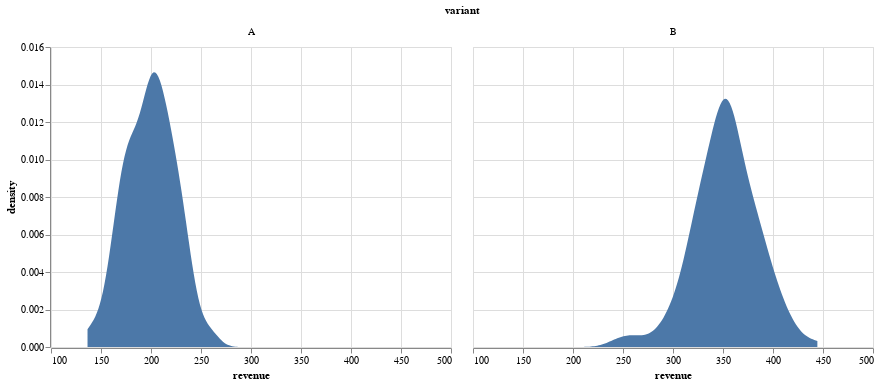

Source (notebook cell):
### Markdown cell above
After all the study we could confirm that the treatment group have reported a smaller conversion rate compared to the control group. However, it has reported a higher revenue per user and in total. The recommendation would be to continue and roll out the experiment to all users.

### Code cell
alt.Chart(df_br).transform_density(
    REVENUE,
    as_=[REVENUE, 'density'],
    groupby=[VARIANT]
).mark_area().encode(
    x=alt.X(REVENUE),
    y=alt.Y('density:Q'),
).facet(
    VARIANT,
    columns=2
)

### Figure 1 — Vega-Lite specification as saved in the notebook (floating-point values rounded to 4 significant figures; data arrays with more than 128 entries replaced by an {"elided": "..."} marker saying what was removed)
{"config": {"view": {"continuousWidth": 400, "continuousHeight": 300}}, "data": {"name": "data-c8467ed39e5a5683d7b786ad8a9efb43"}, "facet": {"type": "nominal", "field": "variant"}, "spec": {"mark": "area", "encoding": {"x": {"type": "quantitative", "field": "revenue"}, "y": {"type": "quantitative", "field": "density"}}, "transform": [{"density": "revenue", "groupby": ["variant"], "as": ["revenue", "density"]}]}, "columns": 2, "$schema": "https://vega.github.io/schema/vega-lite/v4.8.1.json", "datasets": {"data-c8467ed39e5a5683d7b786ad8a9efb43": {"elided": "340 records"}}}
